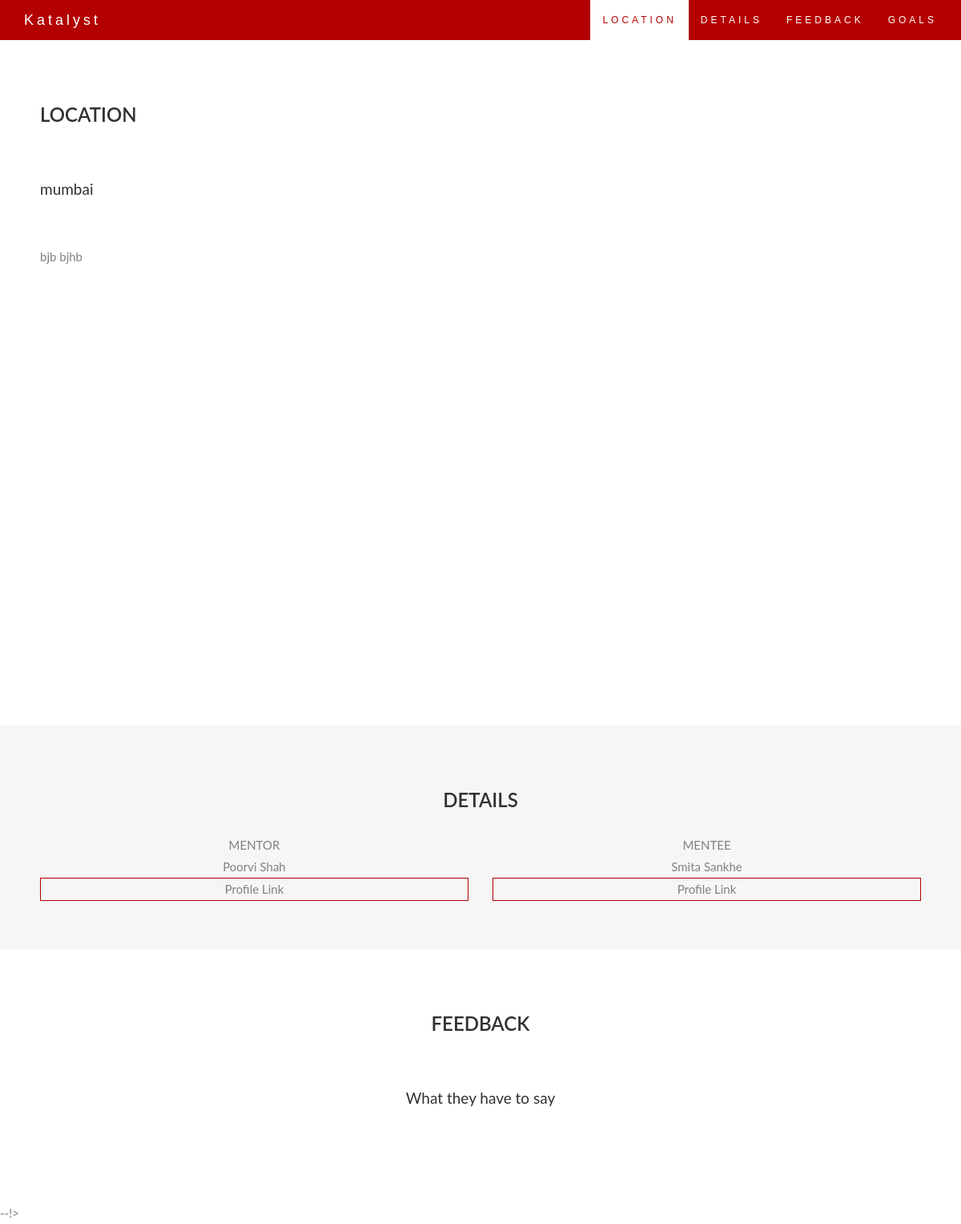
The page /meeting/?id=4 (upper part) on the database as committed earlier.
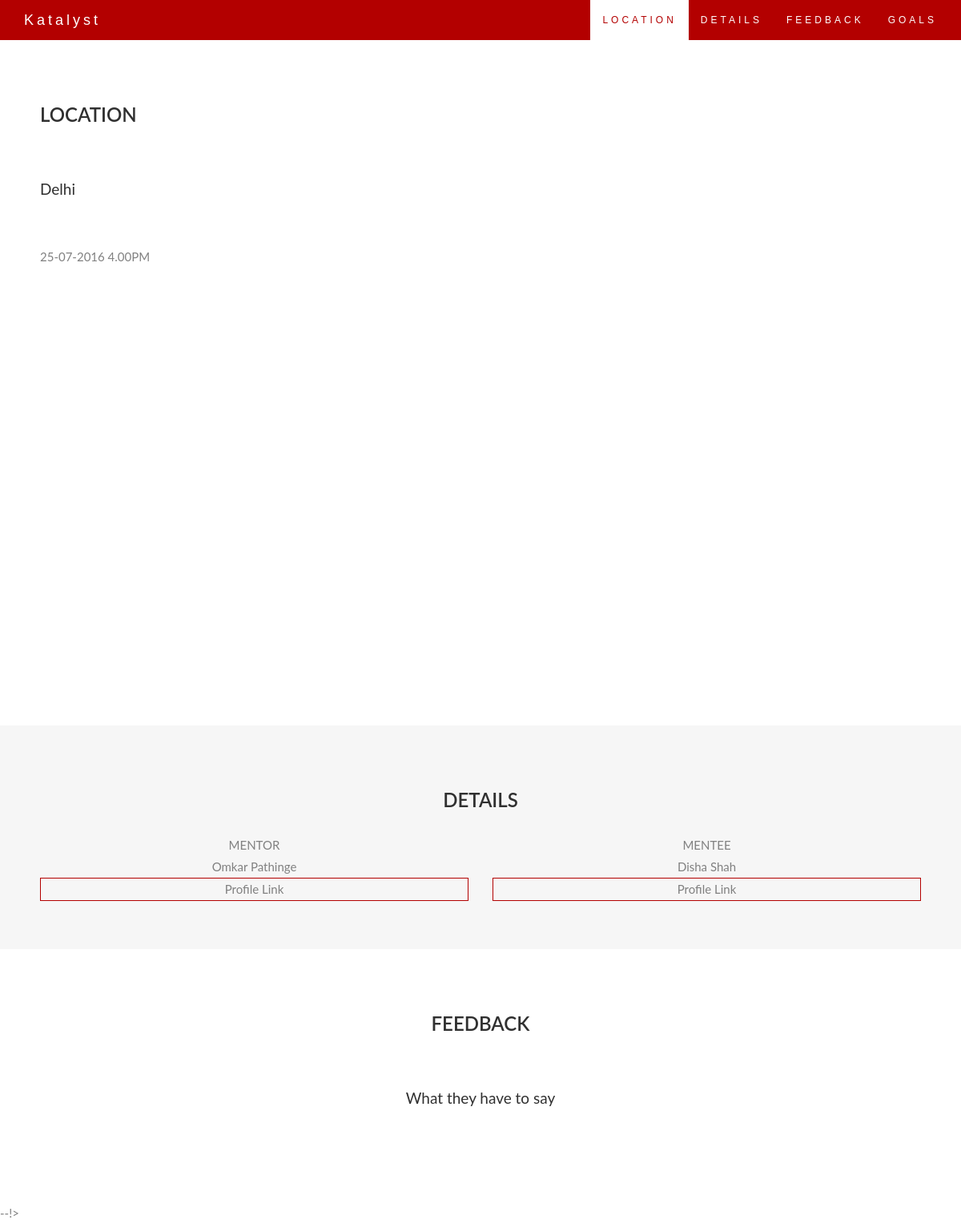
The same page on the database as committed later.
### KatalystApp/models.py (models this page shows, shortened)
class Appointment(models.Model):
    location = models.CharField(max_length=512,default=None, null=True, blank=True)
    mentor = models.ForeignKey(Mentor)
    mentee = models.ForeignKey(Mentee)
    datetime = models.CharField(max_length=512,default=None, null=True, blank=True)
    goals = models.ManyToManyField(Goals)

class Mentor(models.Model):
    first_name = models.CharField(max_length=512,default=None, null=True, blank=True)
    last_name = models.CharField(max_length=512,default=None, null=True, blank=True)
    email = models.CharField(max_length=512,default=None, null=True, blank=True)
    mobile = models.CharField(max_length=10,default=None, null=True, blank=True)
    GENDER_CHOICES = ((1, 'Male'), (2, 'Female'))
    gender = models.IntegerField(choices=GENDER_CHOICES)
    age = models.IntegerField(max_length=4, blank=True, null=True, default=None)
    location = models.CharField(max_length=512,default=None, null=True, blank=True)
    max_num_of_students = models.IntegerField(max_length=1)
    occupation = models.CharField(max_length=512,default=None, null=True, blank=True)
    qualifications = models.ManyToManyField(Qualification)
    gcm = models.CharField(max_length=512,default=None, null=True, blank=True)
    uuid = models.CharField(max_length=512,default=None, null=True, blank=True)
    django_user = models.OneToOneField(User)

class Mentee(models.Model):
    first_name = models.CharField(max_length=512,default=None, null=True, blank=True)
    last_name = models.CharField(max_length=512,default=None, null=True, blank=True)
    mobile = models.CharField(max_length=10,default=None, null=True, blank=True)
    email = models.CharField(max_length=512,default=None, null=True, blank=True)
    GENDER_CHOICES = ((1, 'Male'), (2, 'Female'))
    gender = models.IntegerField(choices=GENDER_CHOICES)
    age = models.IntegerField(max_length=4, blank=True, null=True, default=None)
    location = models.CharField(max_length=512,default=None, null=True, blank=True)
    gcm = models.CharField(max_length=512,default=None, null=True, blank=True)
    uuid = models.CharField(max_length=512,default=None, null=True, blank=True)
    assigned_mentor = models.ForeignKey(Mentor)
    django_user = models.OneToOneField(User)

### KatalystApp/views.py (the view)
# urls.py: url(r'^meeting/$', 'KatalystApp.views.meeting', name='meeting'),
@csrf_exempt
def meeting(request):
    id = int(request.GET['id'].strip())
    app = Appointment.objects.get(id=id)
    context={}
    context['app']=app
    return render(request,'mentor_address_format.html',context)

### templates/mentor_address_format.html (shortened to what this page needs)
<!DOCTYPE html>
<html lang="en">
<head>
   {% load static from staticfiles %}
<link rel="stylesheet" type="text/css" href="{% static "css/bootstrap.min.css"%}">
    <link rel="stylesheet" type="text/css" href="{% static "css/sb-admin.css"%}">
<link rel="stylesheet" type="text/css" href="{% static "css/plugins/morris.css"%}">
    <link rel="stylesheet" type="text/css" href="{% static "font-awesome/css/font-awesome.min.css"%}">
</head>
<body id="myPage" data-spy="scroll" data-target=".navbar" data-offset="60">
<nav class="navbar navbar-default navbar-fixed-top">
  <div class="container">
    <div class="navbar-header">
      <a class="navbar-brand" href="#myPage">Katalyst</a>
    </div>
    <div class="collapse navbar-collapse" id="myNavbar">
      <ul class="nav navbar-nav navbar-right">
        <li><a href="#about">LOCATION</a></li>
        <li><a href="#services">DETAILS</a></li>
        <li><a href="#portfolio">FEEDBACK</a></li>
        <li><a href="#pricing">GOALS</a></li>
      </ul>
    </div>
  </div>
</nav>
<div id="about" class="container-fluid">
  <div class="row">
    <div class="col-sm-8">
      <h2>Location</h2><br>
      <h4>{{ app.location }} </h4><br>
	  <p>{{ app.datetime }}<p></div>
      <div id="map" class="col-sm-12" style="width:100%;height:500px;"></div>
      <br>
    </div>
    <div class="col-sm-4">
    </div>
  </div>
  <div id="services" class="container-fluid bg-grey text-center">
  <div >
    <h2>DETAILS</h2>
  </div>
  <div class="row">
  <div class="col-sm-6">
  MENTOR
  <br>
  {{ app.mentor.first_name }} {{ app.mentor.last_name }}
  <br>
  <div class="new">
		<a href="/mentor/?id={{ app.mentor.id }}">
		Profile Link
		</a>
  </div>
  </div>
  <div class="col-sm-6">
  MENTEE
  <br>
  {{ app.mentee.first_name }} {{ app.mentee.last_name }}
  <br>
  <div class="new">
	<a href="/mentee/?id={{ app.mentee.id }}"> Profile Link
	</a>
  </div>
  </div>
</div>
</div>
<div id="portfolio" class="container-fluid text-center">
  <h2>FEEDBACK</h2><br>
  <h4>What they have to say</h4>
<br>
 </div>
  --!>
</body>
</html>

Rows that differ between the two databases and show on the page:
changed Appointment "Shah": location "mumbai" → "Delhi"; datetime "bjb bjhb" → "25-07-2016 4.00PM"; mentor.first_name "Poorvi" → "Omkar"; mentor.last_name "Shah" → "Pathinge"; mentee.first_name "Smita" → "Disha"; mentee.last_name "Sankhe" → "Shah"
